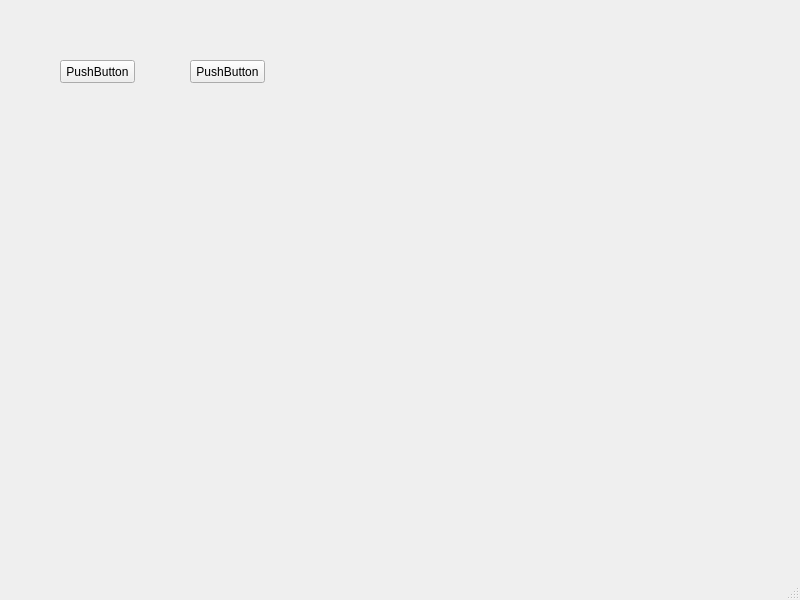
<?xml version="1.0" encoding="UTF-8"?>
<ui version="4.0">
 <class>MainWindow</class>
 <widget class="QMainWindow" name="MainWindow">
  <property name="geometry">
   <rect>
    <x>0</x>
    <y>0</y>
    <width>800</width>
    <height>600</height>
   </rect>
  </property>
  <property name="windowTitle">
   <string>MainWindow</string>
  </property>
  <widget class="QWidget" name="centralwidget">
   <widget class="QPushButton" name="pushButton">
    <property name="geometry">
     <rect>
      <x>60</x>
      <y>60</y>
      <width>75</width>
      <height>23</height>
     </rect>
    </property>
    <property name="text">
     <string>PushButton</string>
    </property>
   </widget>
   <widget class="QPushButton" name="pushButton_2">
    <property name="geometry">
     <rect>
      <x>190</x>
      <y>60</y>
      <width>75</width>
      <height>23</height>
     </rect>
    </property>
    <property name="text">
     <string>PushButton</string>
    </property>
   </widget>
  </widget>
  <widget class="QMenuBar" name="menubar">
   <property name="geometry">
    <rect>
     <x>0</x>
     <y>0</y>
     <width>800</width>
     <height>23</height>
    </rect>
   </property>
  </widget>
  <widget class="QStatusBar" name="statusbar"/>
 </widget>
 <resources/>
 <connections/>
</ui>
